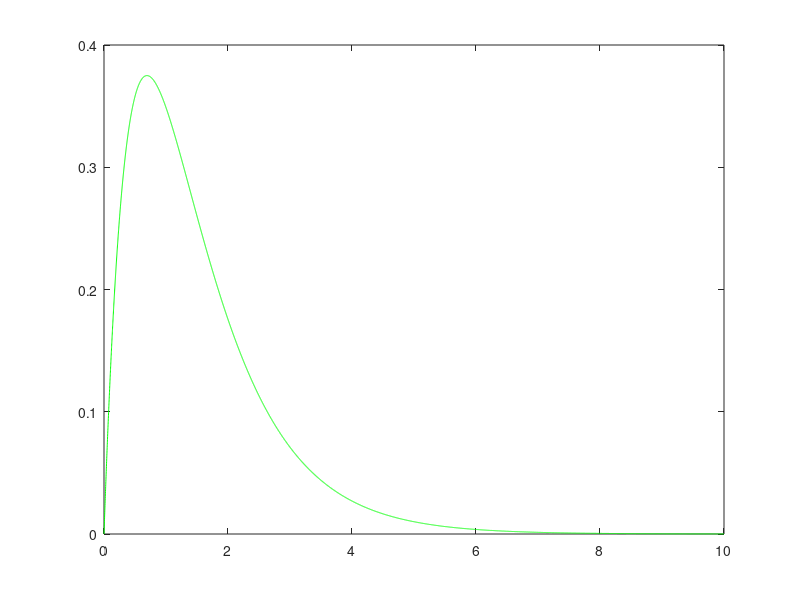

Write the MATLAB code that produced this figure.
#Resolution de l''equation ypp + 3*yp + 2*y = 0 , y(0) = 0 , yp(0) = 1,5.
#( yp=derive prermiere de y)
#( ypp=derive seconde de y)
# par la methode d''EULER 
#On a pose u=yp 
clear all, close all,clc,
to=0;
%po=0;%to=0 y(1)=0 et po=0, u(1)=1.5
h=10^(-3);
N=10000;
t1=to+N*h;
t=[to:h:t1];
%p1=po+N*h;
%p=[to:h:p1];
y=zeros(1,N+1);
u=zeros(1,N+1);
y(1)=0;
u(1)=1.5;
for j=1:N
 y(j+1)=y(j)+h*2*u(j)/t(j);
 u(j+1)=u(j)+h*(-3*u(j)-2*y(j));
end
plot(t,y)
yex=1.5*(exp(-t)-exp(-2*t));
hold on 
plot(t,yex,'g')